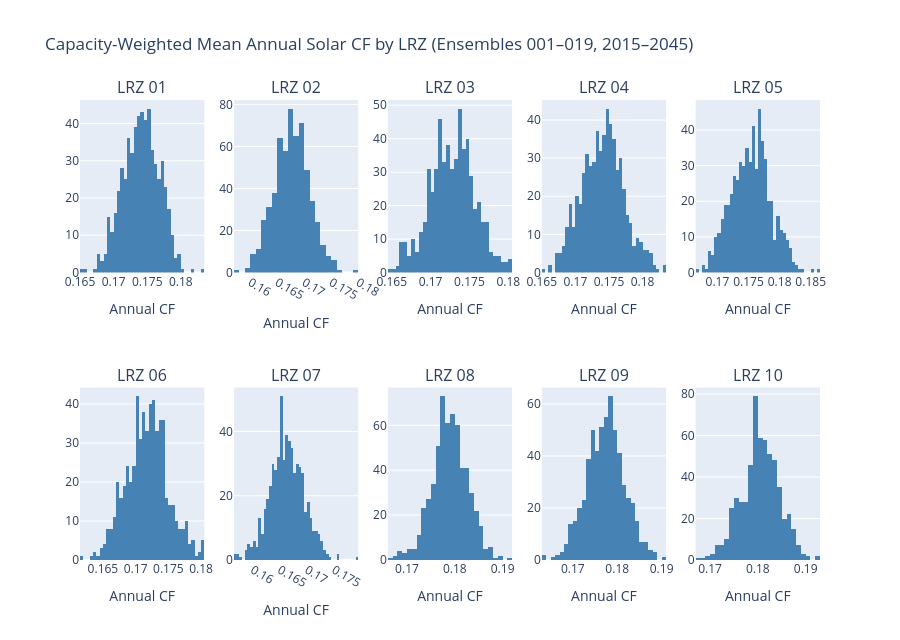

Notebook source saved alongside this figure:
### Code cell
from pathlib import Path
from plotly.subplots import make_subplots

WEIGHTED_DIR = Path("Mapping/capacity_weighted")
ENSEMBLES    = [f"{i:03d}" for i in range(1, 20)]  # 001–019

lrzs = sorted(lrz for p in (WEIGHTED_DIR / ENSEMBLES[0]).glob("solar_*.csv")
              for lrz in [p.stem.split("_", 1)[1]])
lrz_titles = {"01":"ND & MN", "02":"WI", "03":"IA", "04":"IL", "05":"MO", "06": "IN", "07": "MI", "08" : "AK", "09": "LA", "10": "MS"}
lrz_titles_long = {"01":"North Dakota & Minnesota", "02":"Wisconsin", "03":"Iowa", "04":"Illinois", "05":"Missouri", "06": "Indiana", "07": "Michigan", "08" : "Arkansas", "09": "Louisiana", "10": "Mississippi"}

# Annual mean CF per (LRZ, ensemble, year) from pre-computed weighted profiles
records = []
for ens in ENSEMBLES:
    ens_dir = WEIGHTED_DIR / ens
    for lrz in lrzs:
        df = pd.read_csv(ens_dir / f"solar_{lrz}.csv", usecols=["time", "cf"])
        df["year"] = pd.to_datetime(df["time"]).dt.year
        for year, annual_cf in df.groupby("year")["cf"].mean().items():
            records.append({"LRZ": lrz, "ensemble": ens, "year": year, "wtd_cf": annual_cf})

lrz_cf = pd.DataFrame(records)

# Histogram per LRZ
n_cols = 5
n_rows = -(-len(lrzs) // n_cols)

fig = make_subplots(
    rows=n_rows, cols=n_cols,
    subplot_titles=[f"LRZ {lrz}" for lrz in lrzs],
)

for i, lrz in enumerate(lrzs):
    row, col = i // n_cols + 1, i % n_cols + 1
    vals = lrz_cf[lrz_cf["LRZ"] == lrz]["wtd_cf"]
    fig.add_trace(
        go.Histogram(x=vals, name=f"LRZ {lrz}", showlegend=False, marker_color="steelblue"),
        row=row, col=col,
    )

fig.update_xaxes(title_text="Annual CF")
fig.update_layout(
    height=320 * n_rows,
    title_text="Capacity-Weighted Mean Annual Solar CF by LRZ (Ensembles 001–019, 2015–2045)",
)
fig.show()

### Figure 1 — Plotly figure (JSON) as saved in the notebook; plotly's stock layout.template omitted (floating-point values rounded to 4 significant figures; data arrays with more than 128 entries replaced by an {"elided": "..."} marker saying what was removed)
{"data": [{"marker": {"color": "steelblue"}, "name": "LRZ 01", "showlegend": false, "type": "histogram", "x": {"elided": "589 float values"}, "xaxis": "x", "yaxis": "y"}, {"marker": {"color": "steelblue"}, "name": "LRZ 02", "showlegend": false, "type": "histogram", "x": {"elided": "589 float values"}, "xaxis": "x2", "yaxis": "y2"}, {"marker": {"color": "steelblue"}, "name": "LRZ 03", "showlegend": false, "type": "histogram", "x": {"elided": "589 float values"}, "xaxis": "x3", "yaxis": "y3"}, {"marker": {"color": "steelblue"}, "name": "LRZ 04", "showlegend": false, "type": "histogram", "x": {"elided": "589 float values"}, "xaxis": "x4", "yaxis": "y4"}, {"marker": {"color": "steelblue"}, "name": "LRZ 05", "showlegend": false, "type": "histogram", "x": {"elided": "589 float values"}, "xaxis": "x5", "yaxis": "y5"}, {"marker": {"color": "steelblue"}, "name": "LRZ 06", "showlegend": false, "type": "histogram", "x": {"elided": "589 float values"}, "xaxis": "x6", "yaxis": "y6"}, {"marker": {"color": "steelblue"}, "name": "LRZ 07", "showlegend": false, "type": "histogram", "x": {"elided": "589 float values"}, "xaxis": "x7", "yaxis": "y7"}, {"marker": {"color": "steelblue"}, "name": "LRZ 08", "showlegend": false, "type": "histogram", "x": {"elided": "589 float values"}, "xaxis": "x8", "yaxis": "y8"}, {"marker": {"color": "steelblue"}, "name": "LRZ 09", "showlegend": false, "type": "histogram", "x": {"elided": "589 float values"}, "xaxis": "x9", "yaxis": "y9"}, {"marker": {"color": "steelblue"}, "name": "LRZ 10", "showlegend": false, "type": "histogram", "x": {"elided": "589 float values"}, "xaxis": "x10", "yaxis": "y10"}], "layout": {"annotations": [{"font": {"size": 16}, "showarrow": false, "text": "LRZ 01", "x": 0.084, "xanchor": "center", "xref": "paper", "y": 1, "yanchor": "bottom", "yref": "paper"}, {"font": {"size": 16}, "showarrow": false, "text": "LRZ 02", "x": 0.292, "xanchor": "center", "xref": "paper", "y": 1, "yanchor": "bottom", "yref": "paper"}, {"font": {"size": 16}, "showarrow": false, "text": "LRZ 03", "x": 0.5, "xanchor": "center", "xref": "paper", "y": 1, "yanchor": "bottom", "yref": "paper"}, {"font": {"size": 16}, "showarrow": false, "text": "LRZ 04", "x": 0.708, "xanchor": "center", "xref": "paper", "y": 1, "yanchor": "bottom", "yref": "paper"}, {"font": {"size": 16}, "showarrow": false, "text": "LRZ 05", "x": 0.916, "xanchor": "center", "xref": "paper", "y": 1, "yanchor": "bottom", "yref": "paper"}, {"font": {"size": 16}, "showarrow": false, "text": "LRZ 06", "x": 0.084, "xanchor": "center", "xref": "paper", "y": 0.375, "yanchor": "bottom", "yref": "paper"}, {"font": {"size": 16}, "showarrow": false, "text": "LRZ 07", "x": 0.292, "xanchor": "center", "xref": "paper", "y": 0.375, "yanchor": "bottom", "yref": "paper"}, {"font": {"size": 16}, "showarrow": false, "text": "LRZ 08", "x": 0.5, "xanchor": "center", "xref": "paper", "y": 0.375, "yanchor": "bottom", "yref": "paper"}, {"font": {"size": 16}, "showarrow": false, "text": "LRZ 09", "x": 0.708, "xanchor": "center", "xref": "paper", "y": 0.375, "yanchor": "bottom", "yref": "paper"}, {"font": {"size": 16}, "showarrow": false, "text": "LRZ 10", "x": 0.916, "xanchor": "center", "xref": "paper", "y": 0.375, "yanchor": "bottom", "yref": "paper"}], "height": 640, "title": {"text": "Capacity-Weighted Mean Annual Solar CF by LRZ (Ensembles 001–019, 2015–2045)"}, "xaxis": {"anchor": "y", "domain": [0, 0.168], "title": {"text": "Annual CF"}}, "xaxis10": {"anchor": "y10", "domain": [0.832, 1], "title": {"text": "Annual CF"}}, "xaxis2": {"anchor": "y2", "domain": [0.208, 0.376], "title": {"text": "Annual CF"}}, "xaxis3": {"anchor": "y3", "domain": [0.416, 0.584], "title": {"text": "Annual CF"}}, "xaxis4": {"anchor": "y4", "domain": [0.624, 0.792], "title": {"text": "Annual CF"}}, "xaxis5": {"anchor": "y5", "domain": [0.832, 1], "title": {"text": "Annual CF"}}, "xaxis6": {"anchor": "y6", "domain": [0, 0.168], "title": {"text": "Annual CF"}}, "xaxis7": {"anchor": "y7", "domain": [0.208, 0.376], "title": {"text": "Annual CF"}}, "xaxis8": {"anchor": "y8", "domain": [0.416, 0.584], "title": {"text": "Annual CF"}}, "xaxis9": {"anchor": "y9", "domain": [0.624, 0.792], "title": {"text": "Annual CF"}}, "yaxis": {"anchor": "x", "domain": [0.625, 1]}, "yaxis10": {"anchor": "x10", "domain": [0, 0.375]}, "yaxis2": {"anchor": "x2", "domain": [0.625, 1]}, "yaxis3": {"anchor": "x3", "domain": [0.625, 1]}, "yaxis4": {"anchor": "x4", "domain": [0.625, 1]}, "yaxis5": {"anchor": "x5", "domain": [0.625, 1]}, "yaxis6": {"anchor": "x6", "domain": [0, 0.375]}, "yaxis7": {"anchor": "x7", "domain": [0, 0.375]}, "yaxis8": {"anchor": "x8", "domain": [0, 0.375]}, "yaxis9": {"anchor": "x9", "domain": [0, 0.375]}}}
